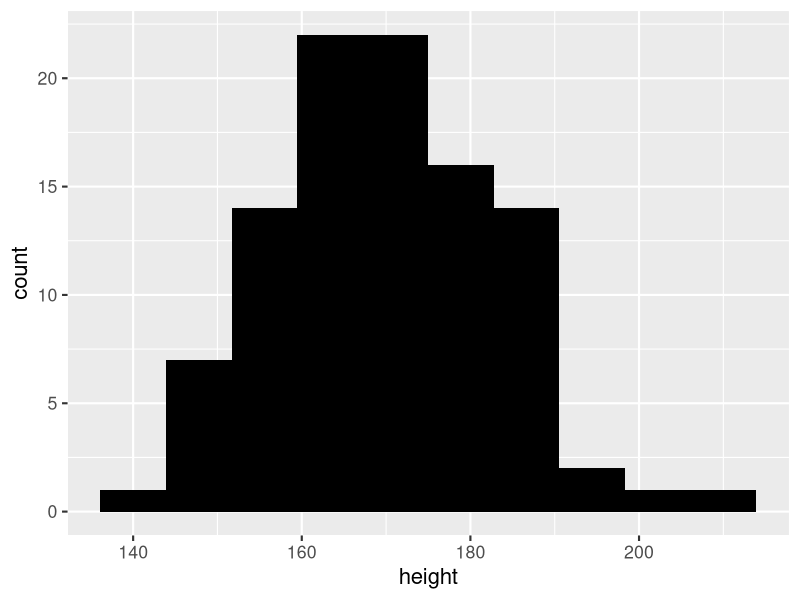
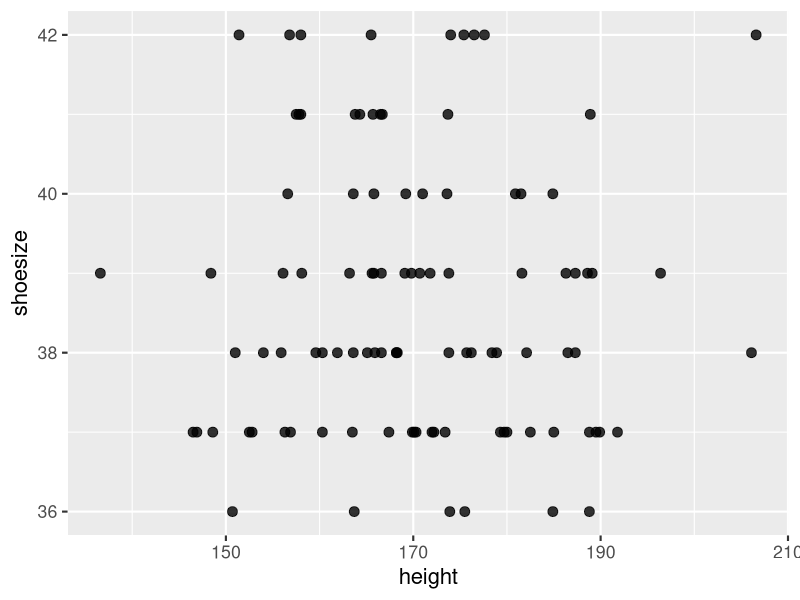

These charts were generated, in order, by the following R code: (Note: this script raises an error after producing the figures.)
## ---- chunk 1
library(tidyverse)

options(htmltools.dir.version = FALSE)
options(digits = 4)
knitr::opts_chunk$set(
  cache = FALSE,
  fig.align = "center",
  dev = "png",
  fig.retina = 2,
  message = FALSE,
  comment = NA
)
theme_set(theme_gray(base_size = 16))
## ---- chunk 2
set.seed(0)
height <- round(rnorm(100, 170, 15), 1)
df_uni <- data.frame(height)
head(df_uni, 10)
ggplot(df_uni) + aes(height) + geom_histogram(bins = 10, fill = "black")
## ---- chunk 3
shoesize <- round(runif(100, 36, 42))
df_multi <- data.frame(height,
                       shoesize)
head(df_multi, 10)
ggplot(df_uni) + aes(height, shoesize) + geom_point(size = 3, alpha = 0.8)
## ---- chunk 4
knitr::include_graphics("figs/hcic.png")
